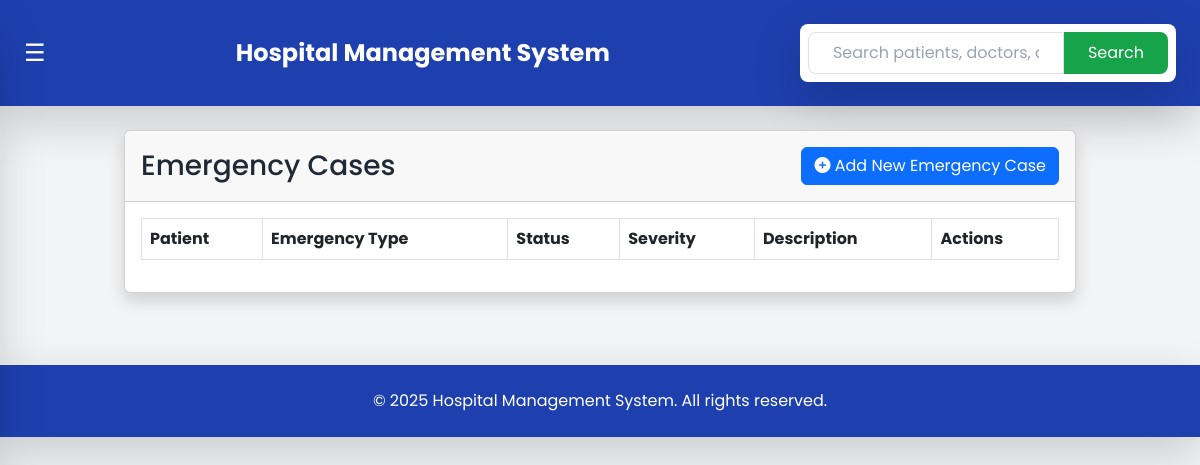
The app's page /emergency/ (signed in), older data.
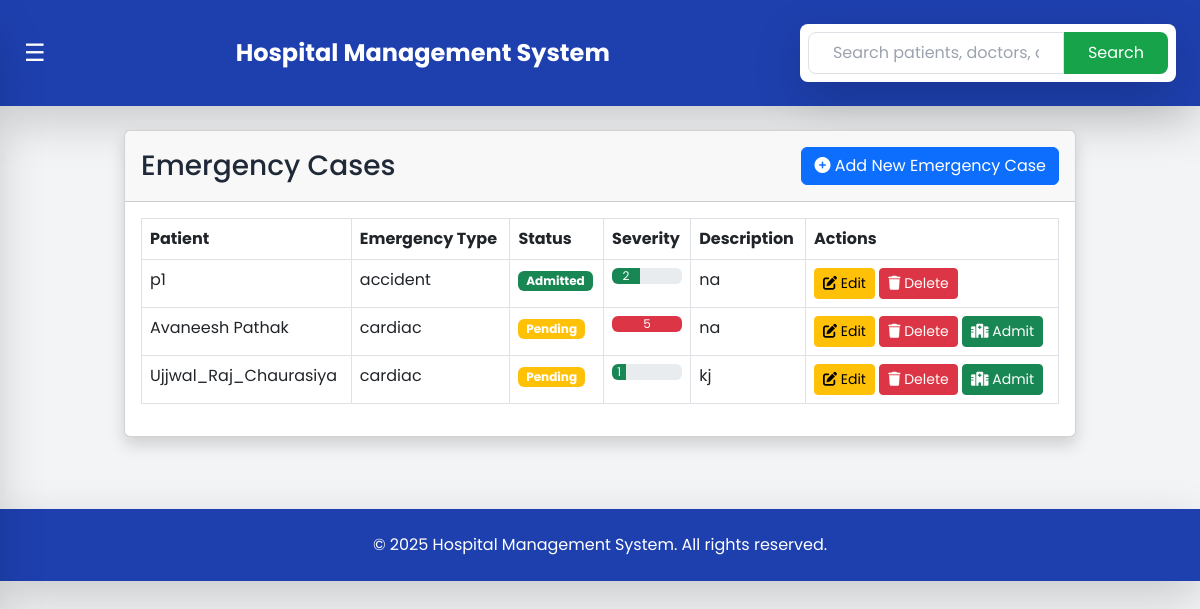
The same page, newer data.
### hms/models.py (models this page shows, shortened)
class EmergencyCase(models.Model):
    class Status(models.TextChoices):
        PENDING = "Pending", _("Pending")
        ADMITTED = "Admitted", _("Admitted")
        DISCHARGED = "Discharged", _("Discharged")
    EMERGENCY_TYPES = [
        ('accident', 'Accident'),
        ('cardiac', 'Cardiac Arrest'),
        ('stroke', 'Stroke'),
        ('respiratory', 'Respiratory Emergency'),
        ('other', 'Other'),
    ]
    patient = models.OneToOneField(Patient, on_delete=models.CASCADE)
    referred_by = models.CharField(max_length=255, null=True, blank=True)
    referrer_contact = models.CharField(max_length=15, null=True, blank=True)
    emergency_type = models.CharField(max_length=20, choices=EMERGENCY_TYPES)
    case_description = models.TextField()
    severity = models.IntegerField(default=1, help_text="Severity Level (1-5)")
    admitted_on = models.DateTimeField(auto_now_add=True)
    status = models.CharField(max_length=20, choices=Status.choices, default=Status.PENDING)

class Patient(models.Model):
    patient_code = models.CharField(max_length=10, unique=True, editable=False, blank=True, null=True)
    created_at = models.DateTimeField(default=now)
    user = models.OneToOneField(CustomUser, on_delete=models.CASCADE, related_name="patient")
    date_of_birth = models.DateField(blank=True, null=True)
    contact_number = models.CharField(max_length=15, blank=True, null=True)
    address = models.TextField(blank=True, null=True)
    gender = models.CharField(max_length=10, choices=CustomUser.GENDER_CHOICES, blank=True, null=True)
    aadhar_number = models.CharField(max_length=12, unique=True, validators=[MinLengthValidator(12)], blank=True, null=True)
    blood_group = models.CharField(max_length=3, blank=True, null=True, choices=[
        ('A+', 'A+'), ('A-', 'A-'), ('B+', 'B+'), ('B-', 'B-'),
        ('O+', 'O+'), ('O-', 'O-'), ('AB+', 'AB+'), ('AB-', 'AB-')
    ])
    email = models.EmailField(unique=True, blank=True, null=True)
    guarantor_name = models.CharField(max_length=255, blank=True, null=True)
    guarantor_address = models.TextField(blank=True, null=True)
    guarantor_mobile = models.CharField(max_length=15, blank=True, null=True)
    guarantor_relationship = models.CharField(max_length=50, blank=True, null=True)
    guarantor_gender = models.CharField(max_length=10, choices=CustomUser.GENDER_CHOICES, blank=True, null=True)
    profile_picture = models.ImageField(upload_to='patient_profiles/', blank=True, null=True)

class CustomUser(AbstractUser):
    GENDER_CHOICES = (
        ('male', 'Male'),
        ('female', 'Female'),
        ('other', 'Other'),
    )
    full_name = models.CharField(max_length=255, blank=True, null=True)
    contact_number = models.CharField(max_length=15, blank=True, null=True)
    address = models.TextField(blank=True, null=True)
    gender = models.CharField(max_length=10, choices=GENDER_CHOICES, blank=True, null=True)
    groups = models.ManyToManyField(Group, related_name="customuser_groups", blank=True)
    user_permissions = models.ManyToManyField(Permission, related_name="customuser_permissions", blank=True)

### hms/views.py (the view)
# urls.py: path('emergency/', views.emergency, name='emergency'),
@login_required
def emergency(request):
    emergencies = EmergencyCase.objects.all()
    return render(request, 'hms/emergency.html', {'emergencies': emergencies})

### hms/templatetags/custom_filters.py (called while the page is built)
@register.filter
def multiply(value, arg):
    return value * arg

### hms/templates/hms/emergency.html (shortened to what this page needs)
{% extends 'hms/base.html' %}
{% load custom_filters %}
{% block content %}
<div class="container-fluid">
    <div class="card shadow mb-4">
        <div class="card-header py-3 d-flex justify-content-between align-items-center">
            <h1 class="h3 mb-0 text-gray-800">Emergency Cases</h1>
            <a href="{% url 'add_emergency_case' %}" class="btn btn-primary">
                <i class="fas fa-plus-circle"></i> Add New Emergency Case
            </a>
        </div>
        <div class="card-body">
            <div class="table-responsive">
                <table class="table table-bordered table-hover" id="dataTable" width="100%" cellspacing="0">
                    <thead class="thead-light">
                        <tr>
                            <th>Patient</th>
                            <th>Emergency Type</th>
                            <th>Status</th>
                            <th>Severity</th>
                            <th>Description</th>
                            <th>Actions</th>
                        </tr>
                    </thead>
                    <tbody id="emergencyTableBody">
                        {% for emergency in emergencies %}
                        <tr>
                            <td>{{ emergency.patient.user.full_name }}</td>
                            <td>{{ emergency.emergency_type }}</td>
                            <td>
                                <span class="badge
                                    {% if emergency.status == 'Pending' %}bg-warning
                                    {% elif emergency.status == 'Admitted' %}bg-success
                                    {% elif emergency.status == 'Discharged' %}bg-secondary
                                    {% endif %}">
                                    {{ emergency.status }}
                                </span>
                            </td>
                            <td>
                                <div class="progress">
                                    <div class="progress-bar
                                        {% if emergency.severity <= 2 %}bg-success
                                        {% elif emergency.severity == 3 %}bg-warning
                                        {% else %}bg-danger
                                        {% endif %}"
                                        role="progressbar"
                                        style="width: {{ emergency.severity|multiply:20 }}%"
                                        aria-valuenow="{{ emergency.severity }}"
                                        aria-valuemin="1"
                                        aria-valuemax="5">
                                        {{ emergency.severity }}
                                    </div>
                                </div>
                            </td>
                            <td>{{ emergency.case_description|truncatechars:50 }}</td>
                            <td>
                                <a href="{% url 'edit_emergency_case' emergency.id %}" class="btn btn-sm btn-warning">
                                    <i class="fas fa-edit"></i> Edit
                                </a>
                                <a href="{% url 'delete_emergency_case' emergency.id %}" class="btn btn-sm btn-danger">
                                    <i class="fas fa-trash"></i> Delete
                                </a>
                                {% if emergency.status == 'Pending' %}
                                <a href="{% url 'admit_emergency_patient' emergency.id %}" class="btn btn-sm btn-success">
                                    <i class="fas fa-hospital"></i> Admit
                                </a>
                                {% endif %}
                            </td>
                        </tr>
                        {% endfor %}
                    </tbody>
                </table>
            </div>
        </div>
    </div>
</div>
{% endblock %}

### hms/templates/hms/base.html (shortened to what this page needs)
<!DOCTYPE html>
<html lang="en">
<head>
    <script src="https://cdn.tailwindcss.com"></script>
    <link href="https://cdnjs.cloudflare.com/ajax/libs/font-awesome/6.0.0-beta3/css/all.min.css" rel="stylesheet">
    <link href="https://cdn.jsdelivr.net/npm/bootstrap@5.3.0/dist/css/bootstrap.min.css" rel="stylesheet">
</head>
<body class="bg-gray-100 flex h-screen" onclick="closeSidebar(event)">
    <div class="main-content flex-1">
        <nav class="bg-blue-800 p-4 text-white flex justify-between items-center shadow-lg">
            <button id="toggleSidebar" class="text-white text-2xl hover:text-gray-300 transition duration-300">☰</button>
            <h1 class="text-xl md:text-2xl font-bold text-center flex-1">Hospital Management System</h1>
            <div class="relative">
                <form id="searchForm" action="{% url 'search' %}" method="get"
                      class="absolute top-10 right-0 bg-white p-2 rounded-lg shadow-lg hidden sm:flex sm:static sm:top-auto sm:right-auto sm:bg-transparent sm:p-0 sm:shadow-none">
                    <input type="text"
                           name="q"
                           placeholder="Search patients, doctors, appointments..."
                           class="px-4 py-2 w-64 border border-gray-300 rounded-l-lg focus:outline-none focus:ring-2 focus:ring-blue-500 text-black"
                           id="searchInput">
                    <button type="submit"
                            class="bg-green-600 hover:bg-green-700 text-white px-4 py-2 rounded-r-lg transition duration-300">
                        Search
                    </button>
                </form>
            </div>
        </nav>
        <div class="container mx-auto p-6">
            {% block content %}
            {% endblock %}
        </div>
        <footer class="bg-blue-800 p-4 text-white text-center mt-6 shadow-lg">
            &copy; 2025 Hospital Management System. All rights reserved.
        </footer>
    </div>
</body>
</html>

### hms/templates/hms/base.html (style rules this page uses)
body { font-family: 'Poppins', sans-serif; }
.main-content { margin-left: 0; transition: margin-left 0.3s ease-in-out; position: relative; z-index: 1; }

Row changes from the older to the newer data that the page shows:
added EmergencyCase: patient.user.full_name "p1", emergency_type "accident", status "Admitted", severity "2", case_description "na"
added EmergencyCase: patient.user.full_name "Avaneesh Pathak", emergency_type "cardiac", status "Pending", severity "5", case_description "na", shows "Admit"
added EmergencyCase: patient.user.full_name "Ujjwal_Raj_Chaurasiya", emergency_type "cardiac", status "Pending", severity "1", case_description "kj", shows "Admit"
